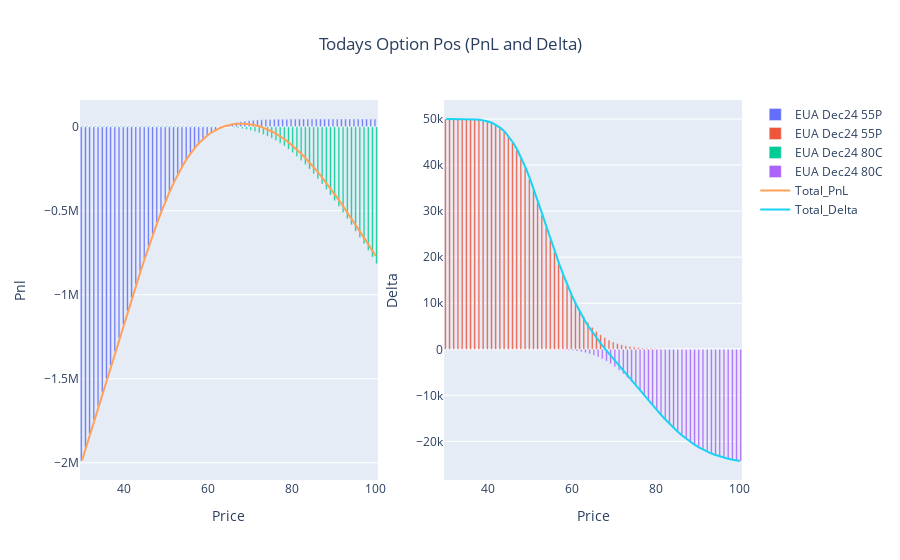

Notebook code cell kept with this figure:
### Code cell
fig_p = go.Figure()
for i in list(p)[1:-1]:
    fig_p.add_trace(go.Bar(x=p.Price, y=p[i], name=i, base=0))

fig_p.add_trace(go.Scatter(x=p.Price, y=p.Option_Pnl, mode='lines', name='Total_PnL'))

#fig_p.update_layout(title='Option PnL Today', xaxis_title='Price', yaxis_title='pnl', barmode='stack')
#fig_p.show()

#~~~~~~~~~~~~~~~~~~~~~~~~~~~~~~~~~~~~~~~~~~~~~~~~~~~~~~~~~~~~~~~~~~~~~~~~~~~~~~~~~
fig_d = go.Figure()
for i in list(d)[1:-1]:
    fig_d.add_trace(go.Bar(x=d.Price, y=d[i], name=i, base=0))

fig_d.add_trace(go.Scatter(x=d.Price, y=d.Option_Delta, mode='lines', name='Total_Delta'))

#~~~~~~~~~~~~~~~~~~~~~~~~~~~~~~~~~~~~~~~~~~~~~~~~~~~~~~~~~~~~~~~~~~~~~~~~~~~~~~~~
fig = make_subplots(rows=1, cols=2)
for i in range(0,len(fig_p.data)):
    fig.add_trace(fig_p.data[i], row=1, col=1)
    fig.add_trace(fig_d.data[i], row=1, col=2)
    
#fig.update_layout(title={'text': 'Todays Option Pos (PnL and Delta)','x': 0.5,'xanchor': 'center'}, barmode='stack')
fig.update_layout(title={'text': 'Todays Option Pos (PnL and Delta)','x': 0.5,'xanchor': 'center'})

fig.update_xaxes(title_text="Price", row=1, col=1)
fig.update_yaxes(title_text="Pnl", row=1, col=1)
fig.update_xaxes(title_text="Price", row=1, col=2)
fig.update_yaxes(title_text="Delta", row=1, col=2)    
fig.show()
